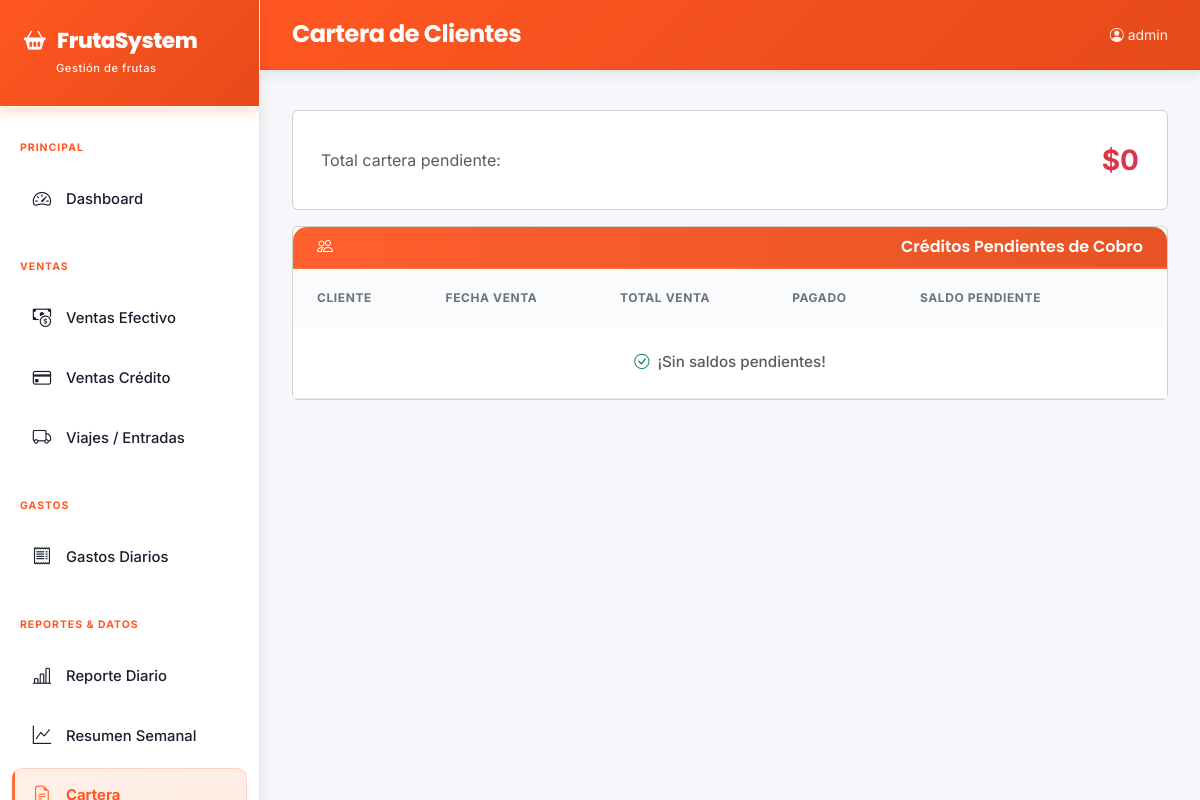
/reportes/cartera/ (signed in), run on an earlier commit of the app's database.
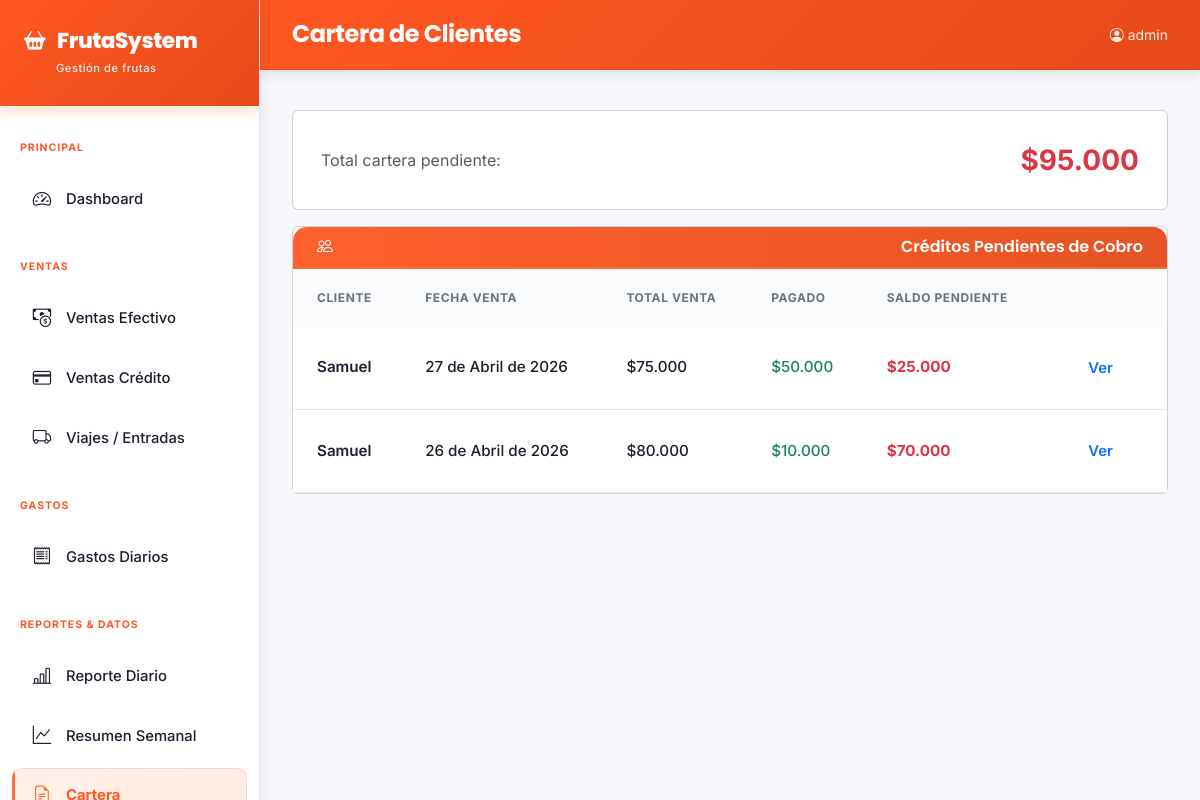
And on a later commit of the database.
### core/models.py (models this page shows, shortened)
class VentaCredito(models.Model):
    cliente = models.ForeignKey(Cliente, on_delete=models.CASCADE, related_name='ventas', verbose_name='Cliente')
    producto = models.ForeignKey(Producto, on_delete=models.CASCADE, related_name='ventas_credito', verbose_name='Producto', null=True, blank=True)
    fecha = models.DateField(verbose_name='Fecha de venta')
    fecha_vencimiento = models.DateField(verbose_name='Fecha de vencimiento', null=True, blank=True)
    observaciones = models.TextField(blank=True, verbose_name='Observaciones')
    created_at = models.DateTimeField(auto_now_add=True)
    @property
    def total(self): return sum(d.total for d in self.detalles.all())
    @property
    def total_pagado(self): return sum(p.monto for p in self.pagos.all())
    @property
    def saldo_pendiente(self): return self.total - self.total_pagado
    class Meta:
        verbose_name = 'Venta a Crédito'; verbose_name_plural = 'Ventas a Crédito'; ordering = ['-fecha']

class Cliente(models.Model):
    nombre = models.CharField(max_length=200, verbose_name='Nombre')
    telefono = models.CharField(max_length=20, blank=True, verbose_name='Teléfono')
    direccion = models.TextField(blank=True, verbose_name='Dirección')
    activo = models.BooleanField(default=True, verbose_name='Activo')
    def __str__(self): return self.nombre
    class Meta:
        verbose_name = 'Cliente'; verbose_name_plural = 'Clientes'; ordering = ['nombre']

class DetalleVentaCredito(models.Model):
    venta = models.ForeignKey(VentaCredito, on_delete=models.CASCADE, related_name='detalles', verbose_name='Venta')
    clasificacion = models.ForeignKey(Clasificacion, on_delete=models.CASCADE, verbose_name='Clasificación')
    kg_vendido = models.DecimalField(max_digits=10, decimal_places=2, verbose_name='Kg vendido')
    precio_por_kg = models.DecimalField(max_digits=10, decimal_places=2, verbose_name='Precio por kg')
    @property
    def total(self): return self.kg_vendido * self.precio_por_kg
    class Meta:
        verbose_name = 'Detalle de Venta'; verbose_name_plural = 'Detalles de Venta'

class PagoVentaCredito(models.Model):
    venta = models.ForeignKey(VentaCredito, on_delete=models.CASCADE, related_name='pagos', verbose_name='Venta')
    monto = models.DecimalField(max_digits=12, decimal_places=2, verbose_name='Monto')
    medio_pago = models.CharField(max_length=20, choices=MEDIO_PAGO_CHOICES, verbose_name='Medio de pago')
    fecha = models.DateField(verbose_name='Fecha')
    observaciones = models.TextField(blank=True, verbose_name='Observaciones')
    class Meta:
        verbose_name = 'Pago de Venta'; verbose_name_plural = 'Pagos de Ventas'; ordering = ['-fecha']

### core/views.py (the view)
# urls.py: path('reportes/cartera/', views.reporte_cartera, name='reporte_cartera'),
@login_required
def reporte_cartera(request):
    ventas = VentaCredito.objects.select_related('cliente', 'producto').all()
    pendientes = [v for v in ventas if v.saldo_pendiente > 0]
    total_cartera = sum(v.saldo_pendiente for v in pendientes)
    return render(request, 'core/reporte_cartera.html', {'pendientes': pendientes, 'total_cartera': total_cartera})

### core/templatetags/cop_filters.py (called while the page is built)
@register.filter
def cop(value):
    try:
        n = int(round(float(value)))
        return f"{n:,}".replace(",", ".")
    except (ValueError, TypeError):
        return value

### core/templates/core/reporte_cartera.html (shortened to what this page needs)
{% extends 'core/base.html' %}
{% block page_title %}Cartera de Clientes{% endblock %}
{% block content %}
<div class="card mb-3">
  <div class="card-body d-flex justify-content-between align-items-center">
    <div><span class="text-muted">Total cartera pendiente:</span></div>
    <div class="fs-3 fw-bold text-danger">${{ total_cartera|default:0|cop }}</div>
  </div>
</div>
<div class="card">
  <div class="card-header py-2 fw-semibold"><i class="bi bi-people me-2"></i>Créditos Pendientes de Cobro</div>
  <div class="card-body p-0">
    <table class="table table-hover mb-0">
      <thead><tr><th>Cliente</th><th>Fecha Venta</th><th>Total Venta</th><th>Pagado</th><th>Saldo Pendiente</th><th></th></tr></thead>
      <tbody>
      {% for v in pendientes %}
      <tr>
        <td class="fw-semibold">{{ v.cliente }}</td>
        <td>{{ v.fecha }}</td>
        <td>${{ v.total|default:0|cop }}</td>
        <td class="text-success">${{ v.total_pagado|default:0|cop }}</td>
        <td class="text-danger fw-bold">${{ v.saldo_pendiente|default:0|cop }}</td>
        <td><a href="{% url 'venta_credito_detail' v.pk %}" class="btn btn-sm btn-outline-primary">Ver</a></td>
      </tr>
      {% empty %}
      <tr><td colspan="6" class="text-center text-muted py-4"><i class="bi bi-check-circle text-success me-2"></i>¡Sin saldos pendientes!</td></tr>
      {% endfor %}
      </tbody>
    </table>
  </div>
</div>
{% endblock %}

What changed in the data, as far as the page shows it:
added VentaCredito: cliente "Samuel", fecha "27 de Abril de 2026", total|cop "75.000", total_pagado|cop "50.000", saldo_pendiente|cop "25.000"
added VentaCredito: cliente "Samuel", fecha "26 de Abril de 2026", total|cop "80.000", total_pagado|cop "10.000", saldo_pendiente|cop "70.000"
Also different on the page:
{{ total_cartera|default:0|cop }}: "0" → "95.000"
text no longer shown: "¡Sin saldos pendientes!"
